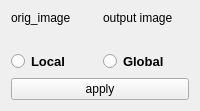
              <widget class="QWidget" name="matching_3">
               <attribute name="title">
                <string> Spectral</string>
               </attribute>
               <layout class="QGridLayout" name="gridLayout_37">
                <item row="0" column="0">
                 <layout class="QVBoxLayout" name="verticalLayout_81" stretch="0">
                  <item>
                   <layout class="QHBoxLayout" name="horizontalLayout_109">
                    <item>
                     <layout class="QVBoxLayout" name="verticalLayout_82" stretch="0,1,0">
                      <item>
                       <widget class="QLabel" name="label_orig_spec">
                        <property name="text">
                         <string>orig_image</string>
                        </property>
                       </widget>
                      </item>
                      <item>
                       <widget class="QLabel" name="orig_img_spec">
                        <property name="text">
                         <string/>
                        </property>
                       </widget>
                      </item>
                      <item>
                       <widget class="QRadioButton" name="radioButton_local_spec">
                        <property name="font">
                         <font>
                          <pointsize>10</pointsize>
                          <weight>75</weight>
                          <bold>true</bold>
                         </font>
                        </property>
                        <property name="text">
                         <string>Local</string>
                        </property>
                       </widget>
                      </item>
                     </layout>
                    </item>
                    <item>
                     <layout class="QVBoxLayout" name="verticalLayout_83">
                      <item>
                       <widget class="QLabel" name="label_out_spec">
                        <property name="sizePolicy">
                         <sizepolicy hsizetype="Preferred" vsizetype="Fixed">
                          <horstretch>0</horstretch>
                          <verstretch>0</verstretch>
                         </sizepolicy>
                        </property>
                        <property name="text">
                         <string>output image</string>
                        </property>
                       </widget>
                      </item>
                      <item>
                       <widget class="QLabel" name="out_img_spec">
                        <property name="text">
                         <string/>
                        </property>
                       </widget>
                      </item>
                      <item>
                       <widget class="QRadioButton" name="radioButton_global_spec">
                        <property name="font">
                         <font>
                          <pointsize>10</pointsize>
                          <weight>75</weight>
                          <bold>true</bold>
                         </font>
                        </property>
                        <property name="text">
                         <string>Global</string>
                        </property>
                       </widget>
                      </item>
                     </layout>
                    </item>
                   </layout>
                  </item>
                 </layout>
                </item>
                <item row="1" column="0">
                 <widget class="QPushButton" name="apply_spec">
                  <property name="text">
                   <string>apply</string>
                  </property>
                 </widget>
                </item>
               </layout>
              </widget>
